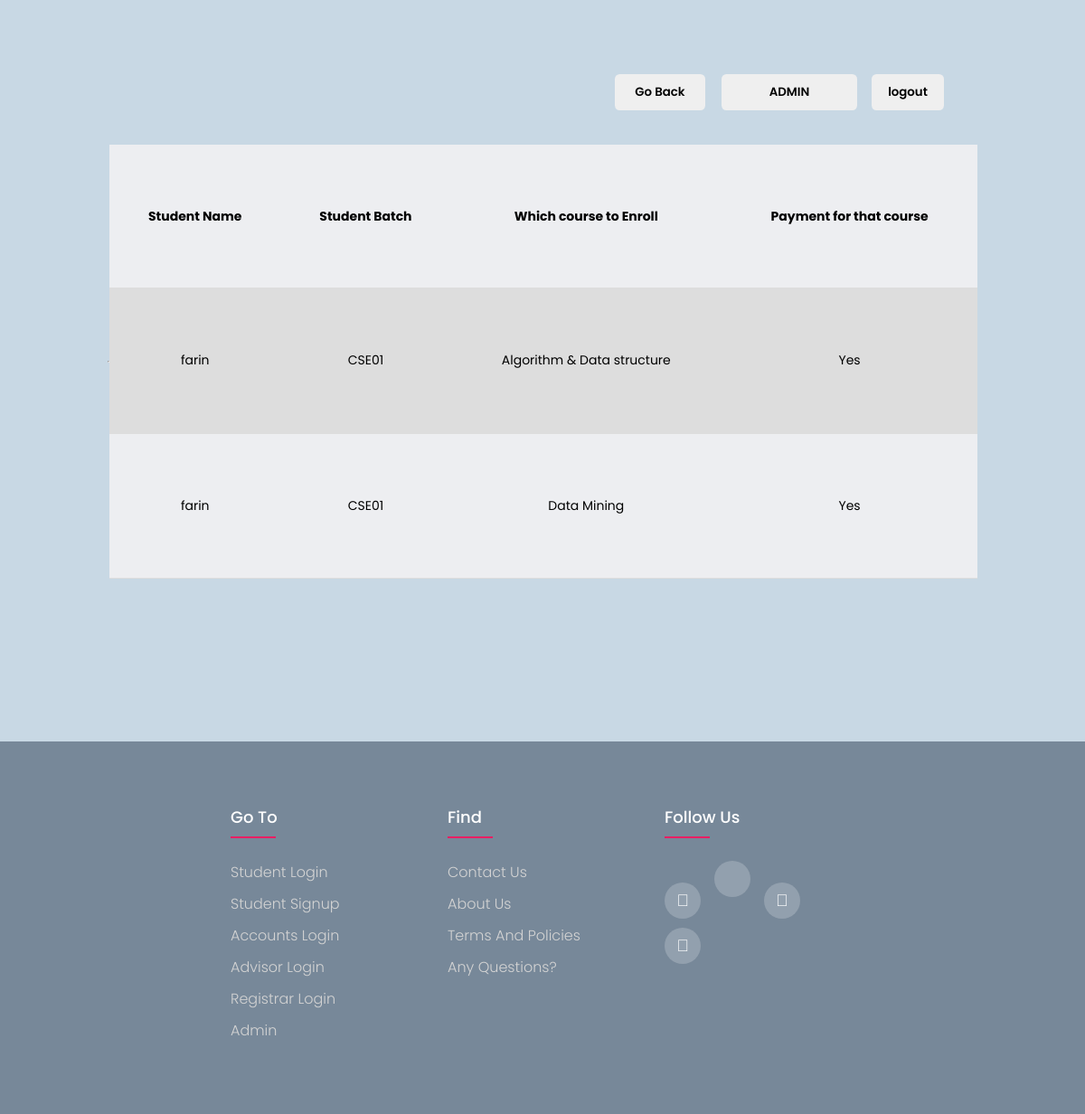
Screenshot of /account/check_accounts.php (signed in) with the database file from the repository.
### tables this page shows
CREATE TABLE `payment` (
  `id` int(11) NOT NULL,
  `student_name` varchar(255) NOT NULL,
  `payment_course` varchar(255) NOT NULL,
  `payment_complete` int(11) DEFAULT NULL
);

CREATE TABLE `students` (
  `id` int(11) NOT NULL,
  `full_name` varchar(255) NOT NULL,
  `username` varchar(255) NOT NULL,
  `batch` varchar(255) NOT NULL,
  `student_id` int(30) NOT NULL,
  `email` varchar(255) NOT NULL,
  `password` varchar(255) NOT NULL,
  `advisor` varchar(255) DEFAULT NULL,
  `credits` int(11) NOT NULL
);

### account/check_accounts.php (the view, shortened to what this page needs)
<?php
include "../includes/header.php";
include "../includes/db.php";
?>
<?php
$datasql = "SELECT p.*,s.*
FROM payment p
JOIN students s ON p.student_name = s.username";
$dataresult = mysqli_query($mysqli, $datasql) or die(mysqli_error($mysqli));
?>
<div class="container">
    <div class="btn-section">
        <div class="username-btn">
            <button style="min-width:150px !important">
                <?= $_SESSION['username'] ?>
            </button>
        </div>
        <a href="../index.php">
            <div class="logout-btn"><button>logout</button></div>
        </a>
        <a href="/course/account/account_feed.php">
            <div class="adv-btn">
                <button style="right:35vw !important">Go Back</button>
            </div>
        </a>
    </div>
    <hr>
    <?php if (mysqli_num_rows($dataresult) > 0) { ?>
        <table class="table" id="myTable" data-filter-control="true" data-show-search-clear-button="true">
            <tr>
                <th>Student Name</th>
                <th>Student Batch</th>
                <th>Which course to Enroll</th>
                <th>Payment for that course</th>
            </tr>
            <?php while ($data = mysqli_fetch_assoc($dataresult)) {
                if ($data['payment_complete'] == 1) {
                    $complete = "Yes";
                } else if ($data['payment_complete'] == 0) {
                    $complete = "No";
                }
                ?>
                <tr>
                    <td>
                        <?= $data['student_name'] ?>
                    </td>
                    <td>
                        <?= $data['batch'] ?>
                    </td>
                    <td>
                        <?= $data['payment_course'] ?>
                    </td>
                    <td>
                        <?= $complete ?>
                    </td>
                </tr>
            <?php }
    } else { ?>
            <h1>No new applies right now</h1>
        <?php } ?>
    </table>
</div>
<?php
include "../includes/footer.php";
?>

### css/style.css (style rules this page uses)
* { margin: 0; padding: 0; box-sizing: border-box; max-width: 100%; font-family: "Poppins", sans-serif !important; }
body { background: #c8d8e4; }
.container { min-height: 100vh; margin: 0 auto; position: relative; background: #c8d8e4; display: flex; justify-content: center; align-items: center; }
table { height: 60vh; width: 80%; border-collapse: collapse; }
th, td { border-bottom: 1px solid #dddddd; padding: 10px 20px; font-size: 14px; text-align: center; }
tr:nth-child(even) { background-color: #dddddd; }
tr:nth-child(odd) { background-color: #edeef1; }
.logout-btn button { width: 80px; border: none; outline: none; height: 40px; border-radius: 0.3rem; font-weight: 600; margin: 10px 0; cursor: pointer; transition: 0.2s; position: absolute; top: 6vw; right: 13vw; z-index: 1000; }
.adv-btn button { width: 100px; border: none; outline: none; height: 40px; border-radius: 0.3rem; font-weight: 600; margin: 10px 0; cursor: pointer; transition: 0.2s; position: absolute; top: 6vw; right: 30vw; z-index: 1000; }
.username-btn button { min-width: 80px; border: none; outline: none; height: 40px; border-radius: 0.3rem; font-weight: 600; margin: 10px 0; cursor: pointer; transition: 0.2s; position: absolute; right: 21vw; top: 6vw; z-index: 1000; }
@media (min-width: 765px) and (max-width: 1200px) { html { font-size: 18px; } }

### rows the page displays
payment: student_name "farin", students.batch "CSE01", payment_course "Algorithm & Data structure", payment_complete "Yes"
payment: student_name "farin", students.batch "CSE01", payment_course "Data Mining", payment_complete "Yes"

### other values shown
$_SESSION['username'] "ADMIN"
